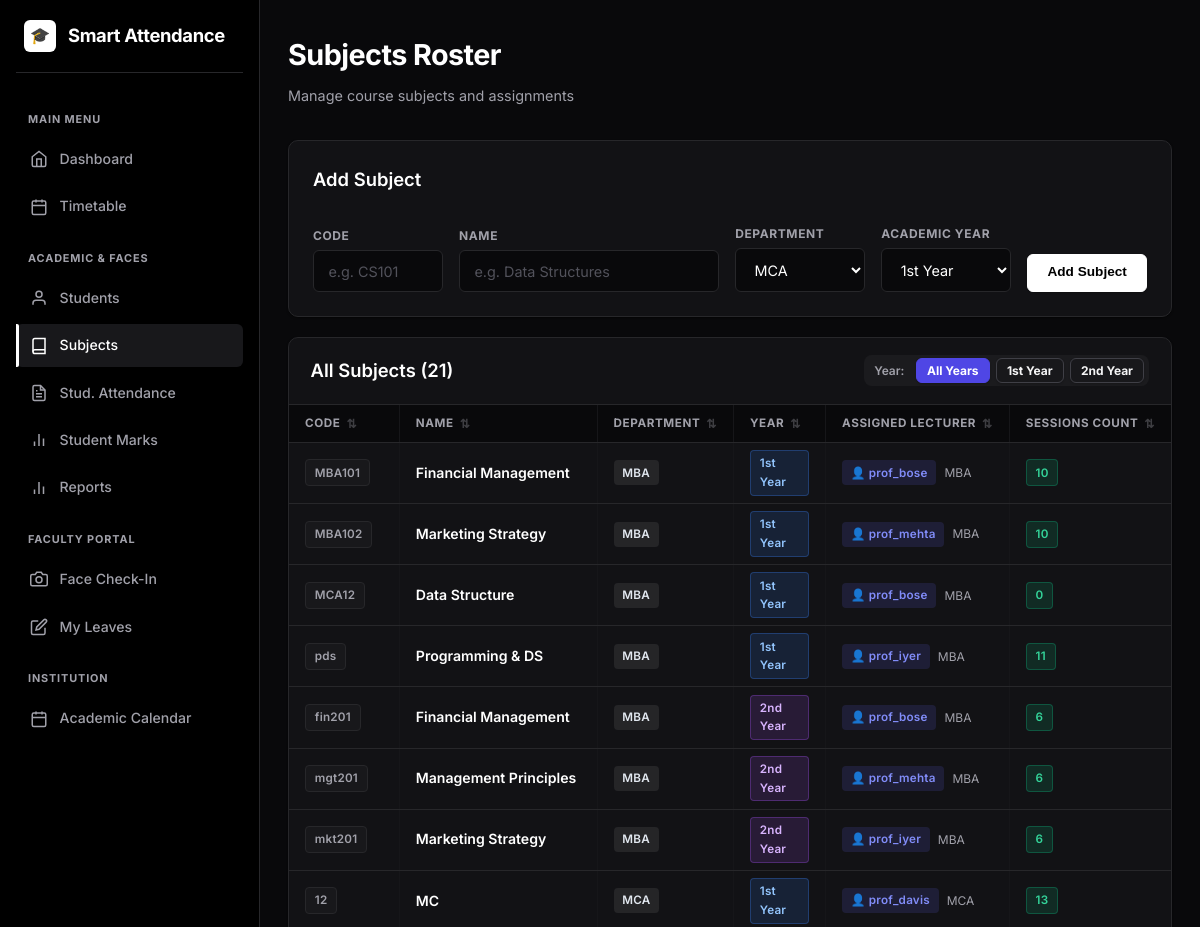
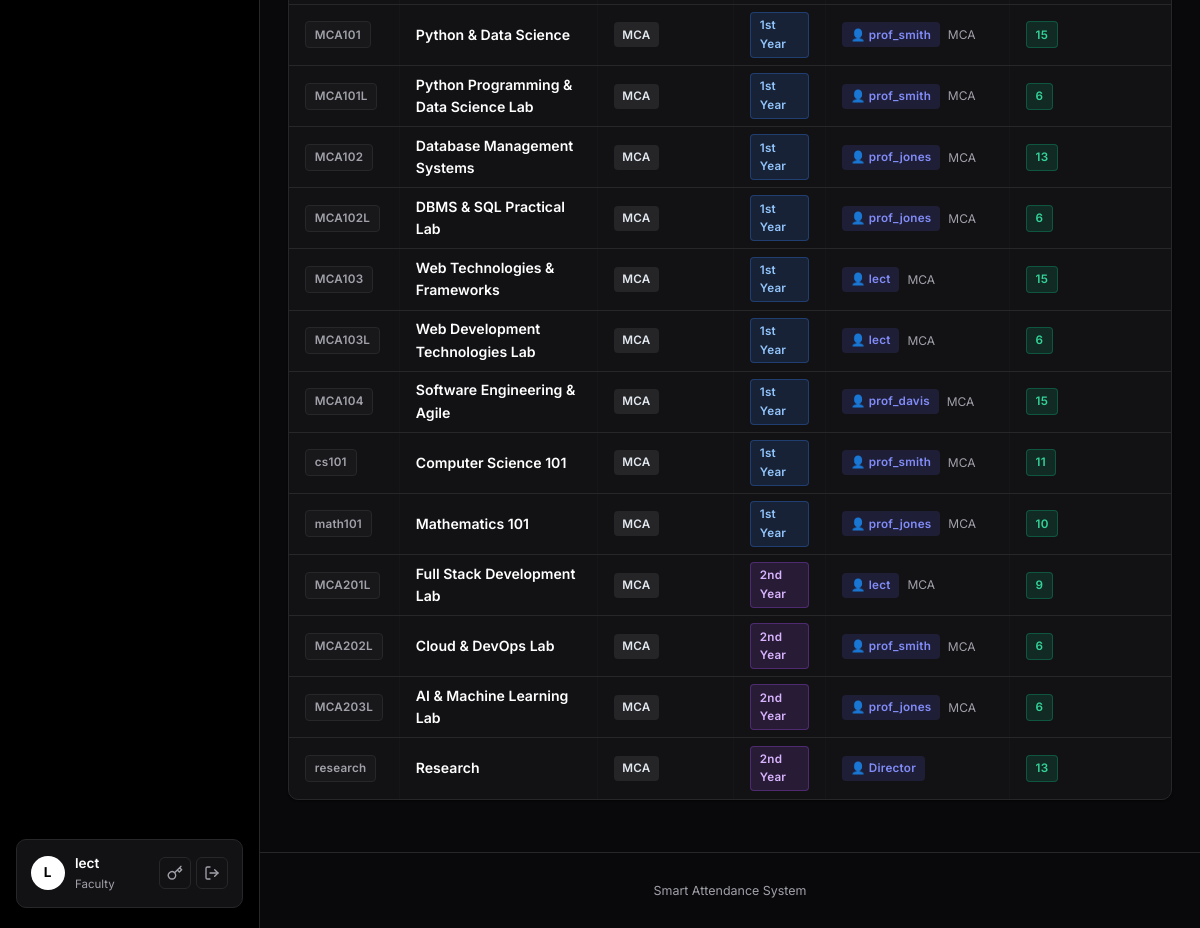
/attendance/subjects (signed in), run on the app's committed database (2 pictures, top to bottom).
### models.py (models this page shows, shortened)
class User(UserMixin, db.Model):
    __tablename__ = "users"
    id = db.Column(db.Integer, primary_key=True)
    username = db.Column(db.String(80), unique=True, nullable=False, index=True)
    email = db.Column(db.String(120), unique=True, nullable=False)
    password_hash = db.Column(db.String(255), nullable=False)
    role = db.Column(db.String(20), nullable=False, default=ROLE_STUDENT)
    department = db.Column(db.String(80), default="")
    phone = db.Column(db.String(20), default="")
    casual_leaves_balance = db.Column(db.Integer, default=15)
    profile_image_path = db.Column(db.String(255), nullable=True)
    created_at = db.Column(db.DateTime, default=datetime.utcnow)
    student_id = db.Column(db.Integer, db.ForeignKey("students.id"), nullable=True)
    student = db.relationship("Student", backref=db.backref("user", uselist=False))
    face_samples = db.relationship(
        "FaceSample", backref="user", cascade="all, delete-orphan"
    )

class Subject(db.Model):
    __tablename__ = "subjects"
    id = db.Column(db.Integer, primary_key=True)
    code = db.Column(db.String(40), unique=True, nullable=False)
    name = db.Column(db.String(120), nullable=False)
    department = db.Column(db.String(80), default="MCA")
    year = db.Column(db.Integer, default=1, nullable=False) # 1 for 1st Year, 2 for 2nd Year
    faculty_id = db.Column(db.Integer, db.ForeignKey("users.id"), nullable=True)
    faculty = db.relationship("User", foreign_keys=[faculty_id])
    sessions = db.relationship(
        "AttendanceSession", backref="subject", cascade="all, delete-orphan"
    )

### blueprints/attendance.py (the view, shortened to what this page needs)
@attendance_bp.route("/subjects", methods=["GET", "POST"])
@login_required
@staff_required
def subjects():
    dept_filter = request.args.get("dept", "").strip()
    year_filter = request.args.get("year", type=int)
    query = Subject.query
    if current_user.role == ROLE_HOD and current_user.department:
        query = query.filter(
            (Subject.department == current_user.department) |
            (Subject.code.ilike(f"{current_user.department}%"))
        )
        lecturers = User.query.filter_by(role=ROLE_FACULTY, department=current_user.department).order_by(User.username).all()
    else:
        if dept_filter:
            query = query.filter_by(department=dept_filter)
        lecturers = User.query.filter_by(role=ROLE_FACULTY).order_by(User.username).all()
    if year_filter in [1, 2]:
        query = query.filter_by(year=year_filter)
    subjects_list = query.order_by(Subject.department, Subject.year, Subject.code).all()
    return render_template("attendance/subjects.html",
                           subjects=subjects_list,
                           lecturers=lecturers,
                           dept_filter=dept_filter,
                           year_filter=year_filter)

### templates/attendance/subjects.html (shortened to what this page needs)
{% extends "base.html" %}
{% block content %}
<div style="display:flex; justify-content:space-between; align-items:flex-end; margin-bottom: 2rem;">
  <div>
    <h1>Subjects Roster</h1>
    <p class="subtitle" style="margin-bottom:0;">Manage course subjects and assignments</p>
  </div>
</div>
<div class="card">
  <h2>Add Subject</h2>
  <form method="post" style="display:flex; gap:1rem; align-items:flex-end; flex-wrap:wrap">
    <div style="flex:1; min-width:130px"><label>Code</label><input name="code" required placeholder="e.g. CS101"></div>
    <div style="flex:2; min-width:180px"><label>Name</label><input name="name" required placeholder="e.g. Data Structures"></div>
    <div style="flex:1; min-width:120px">
      <label>Department</label>
      <select name="department">
        <option value="MCA" {% if current_user.department == 'MCA' %}selected{% endif %}>MCA</option>
      </select>
    </div>
    <div style="flex:1; min-width:130px">
      <label>Academic Year</label>
      <select name="year">
        <option value="1">1st Year</option>
      </select>
    </div>
    <button class="btn" type="submit" style="margin-top:auto;">Add Subject</button>
  </form>
</div>
<div class="card card-table">
  <div class="card-table-header" style="display:flex; justify-content:space-between; align-items:center; flex-wrap:wrap; gap:1rem;">
    <div>
      <h2 style="margin:0;">All Subjects ({{ subjects|length }})</h2>
    </div>
    <div style="display:flex; align-items:center; flex-wrap:wrap; gap:0.65rem;">
      <div style="display:flex; align-items:center; gap:0.35rem; background:rgba(255,255,255,0.04); padding:3px 5px; border-radius:8px; border:1px solid var(--border);">
        <span style="font-size:0.75rem; font-weight:600; color:var(--text-muted); padding:0 0.35rem;">Year:</span>
        <a href="{{ url_for('attendance.subjects', dept=dept_filter) }}"
           class="btn btn-sm {% if not year_filter %}btn-primary{% else %}btn-secondary{% endif %}"
           style="padding:0.25rem 0.65rem; font-size:0.75rem;">All Years</a>
        <a href="{{ url_for('attendance.subjects', dept=dept_filter, year=1) }}"
           class="btn btn-sm {% if year_filter == 1 %}btn-primary{% else %}btn-secondary{% endif %}"
           style="padding:0.25rem 0.65rem; font-size:0.75rem;">1st Year</a>
        <a href="{{ url_for('attendance.subjects', dept=dept_filter, year=2) }}"
           class="btn btn-sm {% if year_filter == 2 %}btn-primary{% else %}btn-secondary{% endif %}"
           style="padding:0.25rem 0.65rem; font-size:0.75rem;">2nd Year</a>
      </div>
    </div>
  </div>
  <div class="table-responsive">
    {% if subjects %}
    <table>
      <thead>
        <tr>
          <th>Code</th>
          <th>Name</th>
          <th>Department</th>
          <th>Year</th>
          <th>Assigned Lecturer</th>
          <th>Sessions Count</th>
        </tr>
      </thead>
      <tbody>
        {% for s in subjects %}
        <tr>
          <td><span class="badge badge-muted">{{ s.code }}</span></td>
          <td style="font-weight:600; color:#fff;">{{ s.name }}</td>
          <td>
            <span class="badge" style="background:rgba(255,255,255,0.08); color:#e2e8f0; border-color:rgba(255,255,255,0.15);">
              {{ s.department or 'MCA' }}
            </span>
          </td>
          <td>
            <span class="badge" style="background:{% if s.year == 1 %}rgba(59,130,246,0.15){% else %}rgba(168,85,247,0.15){% endif %}; color:{% if s.year == 1 %}#93c5fd{% else %}#d8b4fe{% endif %}; border:1px solid {% if s.year == 1 %}rgba(59,130,246,0.3){% else %}rgba(168,85,247,0.3){% endif %};">
              {{ s.year or 1 }}{% if s.year == 1 %}st{% else %}nd{% endif %} Year
            </span>
          </td>
          <td>
            {% if s.faculty %}
              <div style="display:flex; align-items:center; gap:0.5rem;">
                <span class="badge" style="background:rgba(99,102,241,0.15); color:#818cf8; border-color:rgba(99,102,241,0.3);">
                  👤 {{ s.faculty.username }}
                </span>
                <span style="font-size:0.75rem; color:var(--text-muted);">{{ s.faculty.department if s.faculty.department else '' }}</span>
              </div>
            {% else %}
              <span class="muted" style="font-style:italic;">Unassigned</span>
            {% endif %}
          </td>
          <td><span class="badge badge-yes">{{ s.sessions|length }}</span></td>
        </tr>
        {% endfor %}
      </tbody>
    </table>
    {% else %}
    <p class="muted" style="padding:3rem 2rem; text-align:center;">No subjects yet.</p>
    {% endif %}
  </div>
</div>
{% endblock %}

### templates/base.html (shortened to what this page needs)
<!DOCTYPE html>
<html lang="en">
<head>
  <link rel="stylesheet" href="{{ url_for('static', filename='style.css') }}">
</head>
<body>
  <div class="app-layout{% if not current_user.is_authenticated %} auth-layout{% endif %}">
    {% if current_user.is_authenticated %}
    <aside class="sidebar" id="sidebar">
      <div class="sidebar-brand">
        <a href="{{ url_for('dashboard.index') }}">
          <div class="brand-icon">🎓</div>
          <span class="brand-name">Smart Attendance</span>
        </a>
      </div>
      <nav class="sidebar-nav">
        {% if current_user.role != 'parent' %}
        <div class="nav-section-label">Main Menu</div>
        <a href="{{ url_for('dashboard.index') }}" class="nav-item">
          <svg viewBox="0 0 24 24" width="18" height="18" fill="none" stroke="currentColor" stroke-width="2"><path d="M3 9l9-7 9 7v11a2 2 0 0 1-2 2H5a2 2 0 0 1-2-2z"></path><polyline points="9 22 9 12 15 12 15 22"></polyline></svg>
          <span>Dashboard</span>
        </a>
        {% endif %}
        {% if current_user.role in ['admin', 'faculty', 'director', 'hod'] %}
        <a href="{{ url_for('dashboard.timetable_view') }}" class="nav-item{% if request.endpoint == 'dashboard.timetable_view' %} active{% endif %}">
          <svg viewBox="0 0 24 24" width="18" height="18" fill="none" stroke="currentColor" stroke-width="2"><rect x="3" y="4" width="18" height="18" rx="2" ry="2"></rect><line x1="16" y1="2" x2="16" y2="6"></line><line x1="8" y1="2" x2="8" y2="6"></line><line x1="3" y1="10" x2="21" y2="10"></line></svg>
          <span>Timetable</span>
        </a>
        {% endif %}
        {% if current_user.role in ['admin', 'faculty', 'director', 'hod'] %}
          <div class="nav-section-label">Academic & Faces</div>
          <a href="{{ url_for('students.list_students') }}" class="nav-item">
            <svg viewBox="0 0 24 24" width="18" height="18" fill="none" stroke="currentColor" stroke-width="2"><path d="M20 21v-2a4 4 0 0 0-4-4H8a4 4 0 0 0-4 4v2"></path><circle cx="12" cy="7" r="4"></circle></svg>
            <span>Students</span>
          </a>
          <a href="{{ url_for('attendance.subjects') }}" class="nav-item">
            <svg viewBox="0 0 24 24" width="18" height="18" fill="none" stroke="currentColor" stroke-width="2"><path d="M4 19.5A2.5 2.5 0 0 1 6.5 17H20"></path><path d="M6.5 2H20v20H6.5A2.5 2.5 0 0 1 4 19.5v-15A2.5 2.5 0 0 1 6.5 2z"></path></svg>
            <span>Subjects</span>
          </a>
          <a href="{{ url_for('attendance.index') }}" class="nav-item">
            <span>Stud. Attendance</span>
          </a>
          <a href="{{ url_for('marks.index') }}" class="nav-item">
            <svg viewBox="0 0 24 24" width="18" height="18" fill="none" stroke="currentColor" stroke-width="2"><line x1="18" y1="20" x2="18" y2="10"></line><line x1="12" y1="20" x2="12" y2="4"></line><line x1="6" y1="20" x2="6" y2="14"></line></svg>
            <span>Student Marks</span>
          </a>
          <a href="{{ url_for('reports.index') }}" class="nav-item">
            <svg viewBox="0 0 24 24" width="18" height="18" fill="none" stroke="currentColor" stroke-width="2"><line x1="18" y1="20" x2="18" y2="10"></line><line x1="12" y1="20" x2="12" y2="4"></line><line x1="6" y1="20" x2="6" y2="14"></line></svg>
            <span>Reports</span>
          </a>
        {% endif %}
        {% if current_user.role == 'faculty' %}
          <div class="nav-section-label">Faculty Portal</div>
          <a href="{{ url_for('faculty.face_attendance') }}" class="nav-item">
            <svg viewBox="0 0 24 24" width="18" height="18" fill="none" stroke="currentColor" stroke-width="2"><path d="M23 19a2 2 0 0 1-2 2H3a2 2 0 0 1-2-2V8a2 2 0 0 1 2-2h4l2-3h6l2 3h4a2 2 0 0 1 2 2z"></path><circle cx="12" cy="13" r="4"></circle></svg>
            <span>Face Check-In</span>
          </a>
          <a href="{{ url_for('faculty.leaves') }}" class="nav-item">
            <svg viewBox="0 0 24 24" width="18" height="18" fill="none" stroke="currentColor" stroke-width="2"><path d="M11 4H4a2 2 0 0 0-2 2v14a2 2 0 0 0 2 2h14a2 2 0 0 0 2-2v-7"></path><path d="M18.5 2.5a2.121 2.121 0 0 1 3 3L12 15l-4 1 1-4 9.5-9.5z"></path></svg>
            <span>My Leaves</span>
          </a>
        {% endif %}
        <div class="nav-section-label">Institution</div>
        <a href="{{ url_for('calendar.index') }}" class="nav-item">
          <svg viewBox="0 0 24 24" width="18" height="18" fill="none" stroke="currentColor" stroke-width="2"><rect x="3" y="4" width="18" height="18" rx="2" ry="2"></rect><line x1="16" y1="2" x2="16" y2="6"></line><line x1="8" y1="2" x2="8" y2="6"></line><line x1="3" y1="10" x2="21" y2="10"></line></svg>
          <span>Academic Calendar</span>
        </a>
      </nav>
      <div class="sidebar-user">
        <div class="user-profile">
          <div class="user-avatar">{{ current_user.username[0]|upper }}</div>
          <div class="user-info">
            <span class="username">{{ current_user.username }}</span>
            <span class="user-role">{{ current_user.role }}</span>
          </div>
        </div>
        <div class="user-actions">
          <a href="{{ url_for('auth.change_password') }}" title="Change Password" class="user-action-btn">
            <svg viewBox="0 0 24 24" width="16" height="16" fill="none" stroke="currentColor" stroke-width="2" stroke-linecap="round" stroke-linejoin="round"><path d="M21 2l-2 2m-7.61 7.61a5.5 5.5 0 1 1-7.778 7.778 5.5 5.5 0 0 1 7.777-7.777zm0 0L15.5 7.5m0 0l3 3L22 7l-3-3m-3.5 3.5L19 4"></path></svg>
          </a>
          <a href="{{ url_for('auth.logout') }}" title="Logout" class="user-action-btn logout-btn">
            <svg viewBox="0 0 24 24" width="16" height="16" fill="none" stroke="currentColor" stroke-width="2" stroke-linecap="round" stroke-linejoin="round"><path d="M9 21H5a2 2 0 0 1-2-2V5a2 2 0 0 1 2-2h4"></path><polyline points="16 17 21 12 16 7"></polyline><line x1="21" y1="12" x2="9" y2="12"></line></svg>
          </a>
        </div>
      </div>
    </aside>
    {% endif %}
    <div class="main-wrapper">
      <main class="container page-transition">
        {% block content %}{% endblock %}
      </main>
      <footer class="footer">Smart Attendance System</footer>
    </div>
  </div>
</body>
</html>

### data on the page
User: username "L", username "lect", role "Faculty", department "MCA"
Subject: code "MBA101", name "Financial Management", department "MBA", year "1", shows "st", faculty.username "prof_bose", faculty "MBA", sessions|length "10"
Subject: code "MBA102", name "Marketing Strategy", department "MBA", year "1", shows "st", faculty.username "prof_mehta", faculty "MBA", sessions|length "10"
Subject: code "MCA12", name "Data Structure", department "MBA", year "1", shows "st", faculty.username "prof_bose", faculty "MBA", sessions|length "0"
Subject: code "pds", name "Programming & DS", department "MBA", year "1", shows "st", faculty.username "prof_iyer", faculty "MBA", sessions|length "11"
Subject: code "fin201", name "Financial Management", department "MBA", year "2", shows "nd", faculty.username "prof_bose", faculty "MBA", sessions|length "6"
Subject: code "mgt201", name "Management Principles", department "MBA", year "2", shows "nd", faculty.username "prof_mehta", faculty "MBA", sessions|length "6"
Subject: code "mkt201", name "Marketing Strategy", department "MBA", year "2", shows "nd", faculty.username "prof_iyer", faculty "MBA", sessions|length "6"
Subject: code "12", name "MC", department "MCA", year "1", shows "st", faculty.username "prof_davis", faculty "MCA", sessions|length "13"
Subject: code "MCA101", name "Python & Data Science", department "MCA", year "1", shows "st", faculty.username "prof_smith", faculty "MCA", sessions|length "15"
Subject: code "MCA101L", name "Python Programming & Data Science Lab", department "MCA", year "1", shows "st", faculty.username "prof_smith", faculty "MCA", sessions|length "6"
Subject: code "MCA102", name "Database Management Systems", department "MCA", year "1", faculty.username "prof_jones", faculty "MCA", sessions|length "13"
Subject: code "MCA102L", name "DBMS & SQL Practical Lab", department "MCA", year "1", shows "st", faculty.username "prof_jones", faculty "MCA", sessions|length "6"
Subject: code "MCA103", name "Web Technologies & Frameworks", department "MCA", year "1", shows "st", faculty.username "lect", faculty "MCA", sessions|length "15"
Subject: code "MCA103L", name "Web Development Technologies Lab", department "MCA", year "1", shows "st", faculty.username "lect", faculty "MCA", sessions|length "6"
Subject: code "MCA104", name "Software Engineering & Agile", department "MCA", year "1", shows "st", faculty.username "prof_davis", faculty "MCA", sessions|length "15"
Subject: code "cs101", name "Computer Science 101", department "MCA", year "1", shows "st", faculty.username "prof_smith", faculty "MCA", sessions|length "11"
Subject: code "math101", name "Mathematics 101", department "MCA", year "1", shows "st", faculty.username "prof_jones", faculty "MCA", sessions|length "10"
Subject: code "MCA201L", name "Full Stack Development Lab", department "MCA", year "2", shows "nd", faculty.username "lect", faculty "MCA", sessions|length "9"
Subject: code "MCA202L", name "Cloud & DevOps Lab", department "MCA", year "2", shows "nd", faculty.username "prof_smith", faculty "MCA", sessions|length "6"
Subject: code "MCA203L", name "AI & Machine Learning Lab", department "MCA", year "2", shows "nd", faculty.username "prof_jones", faculty "MCA", sessions|length "6"
Subject: code "research", name "Research", department "MCA", year "2", shows "nd", faculty.username "Director", sessions|length "13"

### other printed values
{{ subjects|length }} "21"
